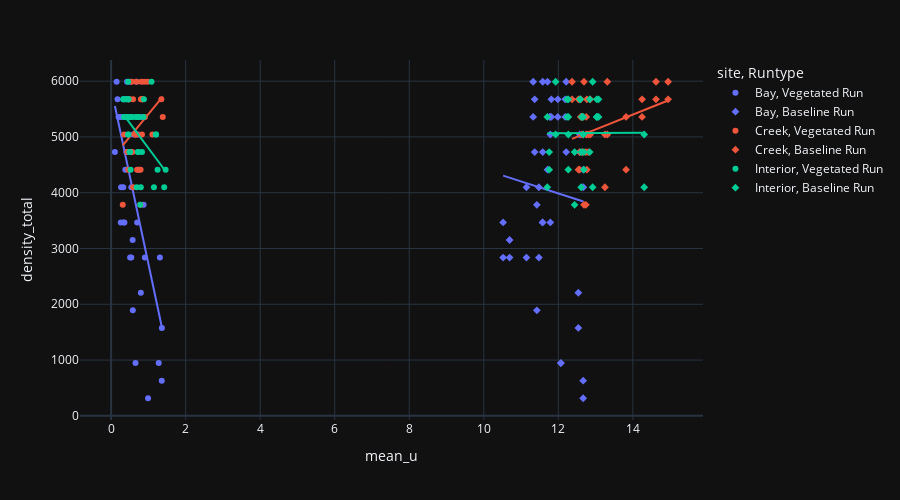

This figure's notebook cell:
### Code cell
fig = px.scatter(dff, x='mean_u', y='density_total', symbol='Runtype', color='site', trendline='ols', template='plotly_dark')
#fig = px.scatter(base_df, x='mean_u_25', y='density_total', symbol='site', color='site')
fig.update_layout(
    height=500,
    autosize=True,)
fig.show()
